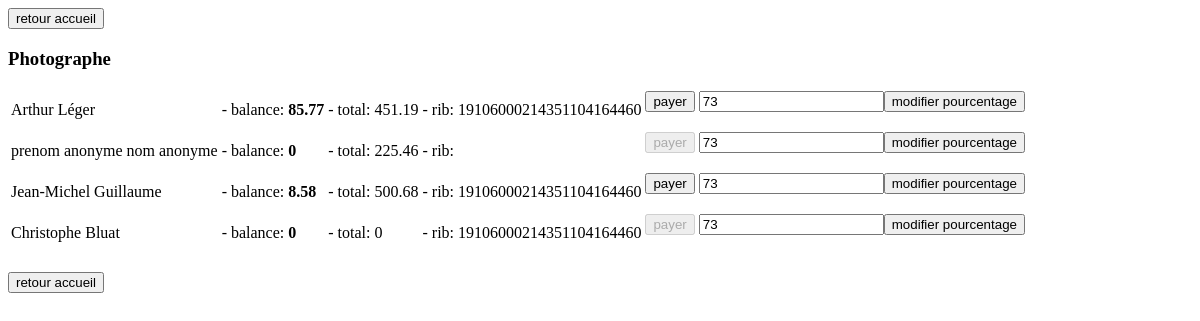
Before: /administration/photographe.php with the older database file.
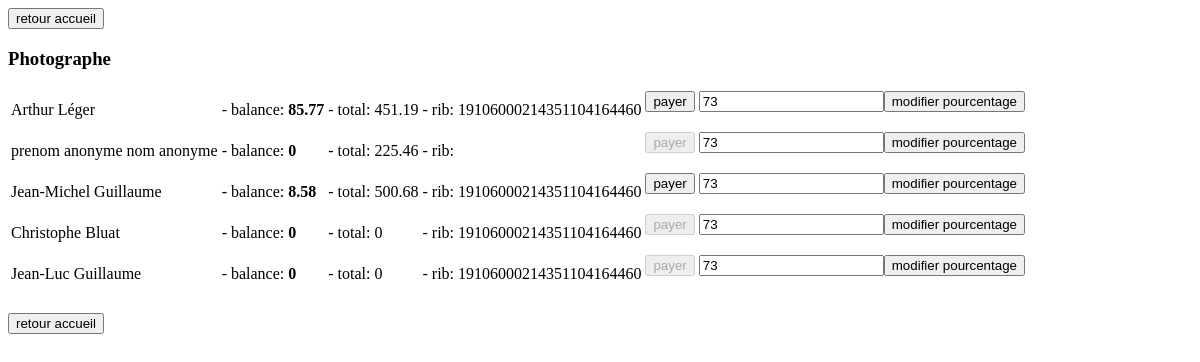
After: the same page with the newer database file.
### tables this page shows
CREATE TABLE IF NOT EXISTS `Photographe` (
  `photographeID` mediumint(8) unsigned NOT NULL auto_increment,
  `nomEntreprise` varchar(50) NOT NULL default '',
  `siren` varchar(50) NOT NULL default '',
  `telephone` varchar(20) NOT NULL default '',
  `siteWeb` varchar(50) NOT NULL default '',
  `home` varchar(100) NOT NULL default '',
  `pourcentage` tinyint(3) unsigned NOT NULL default '73',
  `note` float(4,2) unsigned NOT NULL default '6.00',
  `nombreVotant` int(10) unsigned NOT NULL default '1',
  `openftp` mediumint(8) unsigned NOT NULL,
  `rib_b` varchar(10) NOT NULL default '',
  `rib_g` varchar(10) NOT NULL default '',
  `rib_c` varchar(20) NOT NULL default '',
  `rib_k` varchar(5) NOT NULL default '',
  `bic` varchar(20) NOT NULL default '',
  `iban` varchar(30) NOT NULL default '',
  `id_utilisateur` mediumint(8) unsigned NOT NULL,
  PRIMARY KEY  (`photographeID`),
  KEY `fk_photographe_user` (`id_utilisateur`)
);

CREATE TABLE IF NOT EXISTS `Adresse` (
  `adresseID` mediumint(8) unsigned NOT NULL auto_increment,
  `nom` varchar(30) NOT NULL default '',
  `prenom` varchar(30) NOT NULL default '',
  `nomRue` varchar(50) NOT NULL default '',
  `complement` varchar(50) NOT NULL default '',
  `ville` varchar(50) NOT NULL default '',
  `codePostal` varchar(5) NOT NULL default '',
  `id_utilisateur` mediumint(8) unsigned NOT NULL,
  PRIMARY KEY  (`adresseID`),
  KEY `fk_adresse_utilisateur` (`id_utilisateur`)
);

### classes/modele/modele_dao/UtilisateurDAO.class.php (called while the page is built, shortened)
<?php
$dir_utilisateurdao_class_php = dirname(__FILE__);
include_once $dir_utilisateurdao_class_php . "/daophp5/DAO.class.php";
class UtilisateurDAO extends DAO{
	public function __construct() {
		$dsn = DBTYPE."://".DBUSER.":".DBPWD."@".DBHOST."/".DBPHOTOMENTIEL;
	}
	public function buildUtilisateurFromRow($row, $prefix = '', $pa = ''){
		$dir_utilisateurdao_class_php = dirname(__FILE__);
		include_once $dir_utilisateurdao_class_php . "/AdresseDAO.class.php";
		include_once $dir_utilisateurdao_class_php . "/../Adresse.class.php";
		$adao = new AdresseDAO();
		$adresse = $adao->buildAdresseFromRow($row, $pa);
		$id = $row->offsetGet($prefix . "utilisateurID");
		$email = htmlspecialchars($row->offsetGet($prefix . "email"));
		$dateInscription = htmlspecialchars($row->offsetGet($prefix . "dateInscription"));
		$mdp = htmlspecialchars($row->offsetGet($prefix . "mdp"));
		$actif = htmlspecialchars($row->offsetGet($prefix . "actif"));
		$pid = $row->offsetGet($prefix . "photographeID");
		$result = NULL;
		if(isset($pid)){
			$dirname = dirname(__FILE__);
			include_once $dirname . "/../Photographe.class.php";
			$result = new Photographe();
			$siren = htmlspecialchars($row->offsetGet($prefix . "siren"));
			$sw = htmlspecialchars($row->offsetGet($prefix . "siteWeb"));
			$tel = htmlspecialchars($row->offsetGet($prefix . "telephone"));
			$ne = htmlspecialchars($row->offsetGet($prefix . "nomEntreprise"));
			$home = htmlspecialchars($row->offsetGet($prefix . "home"));
			$rib_b = htmlspecialchars($row->offsetGet($prefix . "rib_b"));
			$rib_g = htmlspecialchars($row->offsetGet($prefix . "rib_g"));
			$rib_c = htmlspecialchars($row->offsetGet($prefix . "rib_c"));
			$rib_k = htmlspecialchars($row->offsetGet($prefix . "rib_k"));
			$bic = htmlspecialchars($row->offsetGet($prefix . "bic"));
			$iban = htmlspecialchars($row->offsetGet($prefix . "iban"));
			$pourcentage = $row->offsetGet($prefix . "pourcentage");
			$note = $row->offsetGet($prefix . "note");
			$nv = $row->offsetGet($prefix . "nombreVotant");
			$ftp = $row->offsetGet($prefix . "openftp");
			$result->setOpenFTP($ftp);
			$result->setNombreVotant($nv);
			$result->setNote($note);
			$result->setHome($home);
			$result->setPhotographeID($pid);
			$result->setNomEntreprise($ne);
			$result->setTelephone($tel);
			$result->setSiteWeb($sw);
			$result->setSiren($siren);
			$result->setRIB_b($rib_b);
			$result->setRIB_g($rib_g);
			$result->setRIB_c($rib_c);
			$result->setRIB_k($rib_k);
			$result->setBIC($bic);
			$result->setIBAN($iban);
			$result->setPourcentage($pourcentage);
		}else{
			$result = new Utilisateur();
		}
		$result->setActif($actif);
		$result->setMDP($mdp);
		$result->setDateInscription($dateInscription);
		$result->setEmail($email);
		$result->setUtilisateurID($id);
		$result->setAdresse($adresse);
		return $result;
	}
}
?>

### classes/modele/modele_dao/daophp5/ConnectionCache.class.php (called while the page is built, shortened)
<?php
 class ConnectionCache {
	private $cache;
	private static $instance = null;
	private function __construct() {
		$this->cache = new ArrayObject();
	}
	public static function getInstance() {
		if(self::$instance == null) {
			self::$instance = new connectionCache();
		}
		return self::$instance;
	}
	public function setEntry($key, $conn) {
		$this->cache->offsetSet(md5($key), $conn);
	}
	public function isEntry($key) {
		$i = $this->cache->getIterator();
		return false;
	}
}
?>

### classes/modele/modele_dao/daophp5/ConnectionFactory.class.php (called while the page is built, shortened)
<?php
require_once("ConnectionCache.class.php");
class ConnectionFactory {
	public static function makeConnection($connStr) {
		$cache = connectionCache::getInstance();
		if($cache->isEntry($connStr)) {
			return $cache->getEntry($connStr);
		} else {
			$pattern = "/^([a-zA-Z]+):\/\/([a-zA-Z0-9]+):([a-zA-Z0-9_-]+)@([-.a-zA-Z0-9]+|[0-9]{1,3}\.[0-9]{1,3}\.[0-9]{1,3}\.[0-9]{1,3})\/([a-zA-Z0-9_]+)$/";
			if(!preg_match($pattern, $connStr, $matches)) {
				throw new ConnFactoryException('Connection string: '.$connStr.' not in correct format (dbtype://user:pass@host/dbname))');
			}
			list($match, $dbtype, $user, $pass, $host, $db) = $matches;
			switch(strtolower($dbtype)) {
				case "mysql":
					require_once("DataAccessMysql.class.php");
					$da = new DataAccessMysql($host, $user, $pass, $db);
					return $da;
					break;
			}
		}
	}
}
?>

### classes/modele/modele_dao/daophp5/DataAccessMysql.class.php (called while the page is built, shortened)
<?php
require_once("DataResultMysql.class.php");
require_once("ConnectionCache.class.php");
class DataAccessMysql implements DataAccess {
	protected $conn;
	public function connect($host, $user, $pass, $db) {
		if(!$this->conn = @mysql_connect($host, $user, $pass)) {
			$this->error = new DataAccessError("CONNECT", mysql_errno(), mysql_error());
			throw new DAOException('Could not connect to database, reason: '.$this->error->getErrorStr());
		}
		return true;
	}
	public function query($sql) {
		if(!$result = @mysql_query($sql, $this->conn)) {
			$this->error = new DataAccessError("QUERY", mysql_errno(), mysql_error());
			throw new DAOException('Could not execute query, reason: '.$this->error->getErrorStr());
		}
		return new DataResultMysql($result);
	}
}
?>

### classes/modele/Photographe.class.php (called while the page is built, shortened)
<?php
$dir_photographe_class_php = dirname(__FILE__);
include_once $dir_photographe_class_php . "/Utilisateur.class.php";
include_once $dir_photographe_class_php . "/modele_dao/PhotographeDAO.class.php";
class Photographe extends Utilisateur{
	public static function getPhotographes(){
		$daoPhotographe = new PhotographeDAO();
		return $daoPhotographe->getPhotographes();
	}
}
?>

### classes/modele/modele_dao/PhotographeDAO.class.php (called while the page is built, shortened)
<?php
$dir_photographedao_class_php = dirname(__FILE__);
include_once ($dir_photographedao_class_php . "/UtilisateurDAO.class.php");
class PhotographeDAO extends UtilisateurDAO{
	public function getPhotographes(){
		$query = "select * from Photographe as p, Utilisateur as u, Adresse as a where p.id_utilisateur = u.utilisateurID and a.id_utilisateur = u.utilisateurID";
		$tmp = $this->retrieve($query);
		return $this->extractArrayQuery($tmp, $this, "buildUtilisateurFromRow");
	}
}
?>

### classes/modele/modele_dao/daophp5/DAO.class.php (called while the page is built, shortened)
<?php
require_once("DataResult.class.php");
require_once("ConnectionFactory.class.php");
abstract class DAO {
	protected $da;
	public function __construct($connStr) {
		$this->da = ConnectionFactory::makeConnection($connStr);
	}
	public function retrieve($sql) {
		return $this->da->query($sql);
	}
}
?>

### classes/modele/modele_dao/daophp5/DataResultMysql.class.php (called while the page is built, shortened)
<?php
class DataResultMysql extends DataResult {
	private $format;
	public function __construct($result) {
		$this->result = $result;
		$this->format = self::DATA_RESULT_FORMAT_ASSOC;
	}
	protected function getRow() {
		if($row = mysql_fetch_array($this->result, $this->format)) {
			return new ArrayObject($row);
		}
		return false;
	}
	protected function dataSeek($row_num = 0) {
		return mysql_data_seek($this->result, $row_num);
	}
	public function getNumRows() {
		return mysql_num_rows($this->result);
	}
}
?>

### classes/modele/modele_dao/daophp5/DataResult.class.php (called while the page is built, shortened)
<?php
abstract class DataResult implements Iterator {
	protected $currentRow;
	protected $valid;
	 public function valid() {
		return $this->valid;
	}
	 public function current() {
		return $this->currentRow;
	}
	public function rewind() {
		if($this->dataSeek(0) !== false) {
        	return true;
		}
		return false;
	}
	public function next() {
		if(($this->currentRow = $this->getRow()) !== false) {
			$this->valid = true;
			return true;
		}
		$this->valid = false;
		return false;
	}
}
?>

### classes/modele/modele_dao/AdresseDAO.class.php (called while the page is built, shortened)
<?php
$dir_adressedao_class_php = dirname(__FILE__);
include_once $dir_adressedao_class_php . "/daophp5/DAO.class.php";
class AdresseDAO extends DAO{
	public function __construct() {
		$dsn = DBTYPE."://".DBUSER.":".DBPWD."@".DBHOST."/".DBPHOTOMENTIEL;
	}
	public function buildAdresseFromRow($row, $prefix = ''){
		$id = $row->offsetGet($prefix . "adresseID");
		$nom = htmlspecialchars($row->offsetGet($prefix . "nom"));
		$prenom = htmlspecialchars($row->offsetGet($prefix . "prenom"));
		$nomRue = htmlspecialchars($row->offsetGet($prefix . "nomRue"));
		$cmp = htmlspecialchars($row->offsetGet($prefix . "complement"));
		$ville = htmlspecialchars($row->offsetGet($prefix . "ville"));
		$cp = htmlspecialchars($row->offsetGet($prefix . "codePostal"));
		$idu = $row->offsetGet($prefix . "id_utilisateur");
		$result = new Adresse();
		$result->setAdresseID($id);
		$result->setNom($nom);
		$result->setPrenom($prenom);
		$result->setNomRue($nomRue);
		$result->setComplement($cmp);
		$result->setVille($ville);
		$result->setCodePostal($cp);
		$result->setID_Utilisateur($idu);
		return $result;
	}
}
?>

### classes/modele/Adresse.class.php (called while the page is built, shortened)
<?php
$dir_adresse_class_php = dirname(__FILE__);
include_once $dir_adresse_class_php . "/modele_dao/AdresseDAO.class.php";
?>

### classes/modele/modele_dao/AlbumDAO.class.php (called while the page is built, shortened)
<?php
$dir_albumdao_class_php = dirname(__FILE__);
include_once $dir_albumdao_class_php . "/daophp5/DAO.class.php";
include_once $dir_albumdao_class_php . "/PhotographeDAO.class.php";
class AlbumDAO extends DAO {
	public function buildAlbumFromRow($row, $prefix = ''){
		$id = $row->offsetGet($prefix . "albumID");
		$filigramme = htmlspecialchars($row->offsetGet($prefix . "filigramme"));
		$nom = htmlspecialchars($row->offsetGet($prefix . "nom"));
		$idp = $row->offsetGet($prefix . "id_photographe");
		$ide = $row->offsetGet($prefix . "id_evenement");
		$date = htmlspecialchars($row->offsetGet($prefix . "date"));
		$isp = $row->offsetGet($prefix . "isPublique");
		$etat = $row->offsetGet($prefix . "etat");
		$mod = $row->offsetGet($prefix . "module");
		$balance = $row->offsetGet($prefix . "balance");
		$gt = $row->offsetGet($prefix . "gainTotal");
		$mailing = $row->offsetGet($prefix . "mailing");
		$transfert = $row->offsetGet($prefix . "transfert");
		$result = new Album();
		$result->setTransfert($transfert);
		$result->setFiligramme($filigramme);
		$result->setAlbumID($id);
		$result->setNom($nom);
		$result->setID_Photographe($idp);
		$result->setID_Evenement($ide);
		$result->setDate($date);
		$result->setIsPublique($isp);
		$result->setEtat($etat);
		$result->setMailing($mailing);
		$result->setBalance($balance);
		$result->setGainTotal($gt);
		$result->setModule($mod);
		return $result;
	}
}
?>

### administration/photographe.php (the view, shortened to what this page needs)
<?php
$dir_administration_evenement_php = dirname(__FILE__);
include_once $dir_administration_evenement_php . "/../classes/modele/Photographe.class.php";
include $dir_administration_evenement_php . "/header.php";
?>
<form method="post" action="index.php">
	<input type="submit" value="retour accueil"/>
</form>
<h3>Photographe</h3>
<table>
<?php
$photographes = Photographe::getPhotographes();
foreach($photographes as $photographe){
	$balance = 0;
	$totalGain = 0;
	$albums = Album::getAlbumDepuisID_Photographe($photographe->getPhotographeID(), false);
	if($albums){
		foreach($albums as $album){
			$totalGain += $album->getGainTotal();
			$balance += $album->getBalance();
		}
	}
	if($balance>0){
		echo '<tr><td>' . $photographe->getAdresse()->getPrenom() . " " . $photographe->getAdresse()->getNom() . '</td><td> - balance: <b>' . $balance . '</b></td><td> - total: ' . $totalGain . '</td><td> - rib: ' . $photographe->getRIB_b() . $photographe->getRIB_g() . $photographe->getRIB_c() . $photographe->getRIB_k() . '</td><td><form method="post" action="dispatcher.php"><input type="hidden" name="action" value="payer"/><input type="hidden" name="id" value="' . $photographe->getPhotographeID() . '"/><input onclick="return confirm(\'Ceci remettra la balance du photographe et de tous ses albums à 0.\nContinuer?\');"  type="submit" value="payer"/></form></td><td><form method="post" action="dispatcher.php"><input type="hidden" name="action" value="modifier_photographe"/><input type="hidden" name="id" value="' . $photographe->getPhotographeID() . '"/><input type="text" name="pourcentage" value="'. $photographe->getPourcentage() . '"/><input type="submit" name="modifier" value="modifier pourcentage"/></form></td></tr>' . "\n";
	}else{
		echo '<tr><td>' . $photographe->getAdresse()->getPrenom() . " " . $photographe->getAdresse()->getNom() . '</td><td> - balance: <b>' . $balance . '</b></td><td> - total: ' . $totalGain . '</td><td> - rib: ' . $photographe->getRIB_b() . $photographe->getRIB_g() . $photographe->getRIB_c() . $photographe->getRIB_k() . '</td><td><form method="post" action="dispatcher.php"><input type="hidden" name="action" value="payer"/><input type="hidden" name="id" value="' . $photographe->getPhotographeID() . '"/><input onclick="return confirm(\'Ceci remettra la balance du photographe et de tous ses albums à 0.\nContinuer?\');" disabled  type="submit" value="payer"/></form></td><td><form method="post" action="dispatcher.php"><input type="hidden" name="action" value="modifier_photographe"/><input type="hidden" name="id" value="' . $photographe->getPhotographeID() . '"/><input type="text" name="pourcentage" value="'. $photographe->getPourcentage() . '"/><input type="submit" name="modifier" value="modifier pourcentage"/></form></td></tr>' . "\n";
	}
}
?>
</table><br/>
<form method="post" action="index.php">
	<input type="submit" value="retour accueil"/>
</form>
<?php
include $dir_administration_evenement_php . "/footer.php";
?>

### administration/header.php (shortened to what this page needs)
<html xmlns="http://www.w3.org/1999/xhtml" lang="fr_FR" xml:lang="fr_FR">
 <head>
</head>
<body>

Changed rows visible on the page:
added photographe: adresse.prenom "Jean-Luc", adresse.nom "Guillaume", balance "0", totalGain "0", rib_b "19106", rib_g "00021", rib_c "43511041644", rib_k "60", pourcentage "73"
